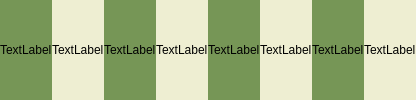
            <widget class="QWidget" name="widget_61" native="true">
             <layout class="QHBoxLayout" name="horizontalLayout_5">
              <property name="spacing">
               <number>0</number>
              </property>
              <property name="leftMargin">
               <number>0</number>
              </property>
              <property name="topMargin">
               <number>0</number>
              </property>
              <property name="rightMargin">
               <number>0</number>
              </property>
              <property name="bottomMargin">
               <number>0</number>
              </property>
              <item>
               <widget class="QWidget" name="row3col0" native="true">
                <property name="styleSheet">
                 <string notr="true">background-color: rgb(118, 150, 86);</string>
                </property>
                <layout class="QVBoxLayout" name="verticalLayout_30">
                 <property name="spacing">
                  <number>0</number>
                 </property>
                 <property name="leftMargin">
                  <number>0</number>
                 </property>
                 <property name="topMargin">
                  <number>0</number>
                 </property>
                 <property name="rightMargin">
                  <number>0</number>
                 </property>
                 <property name="bottomMargin">
                  <number>0</number>
                 </property>
                 <item>
                  <widget class="ClickableLabel" name="row3col0label">
                   <property name="text">
                    <string>TextLabel</string>
                   </property>
                  </widget>
                 </item>
                </layout>
               </widget>
              </item>
              <item>
               <widget class="QWidget" name="row3col1" native="true">
                <property name="styleSheet">
                 <string notr="true">background-color: rgb(238, 238, 210);</string>
                </property>
                <layout class="QVBoxLayout" name="verticalLayout_29">
                 <property name="spacing">
                  <number>0</number>
                 </property>
                 <property name="leftMargin">
                  <number>0</number>
                 </property>
                 <property name="topMargin">
                  <number>0</number>
                 </property>
                 <property name="rightMargin">
                  <number>0</number>
                 </property>
                 <property name="bottomMargin">
                  <number>0</number>
                 </property>
                 <item>
                  <widget class="ClickableLabel" name="row3col1label">
                   <property name="text">
                    <string>TextLabel</string>
                   </property>
                  </widget>
                 </item>
                </layout>
               </widget>
              </item>
              <item>
               <widget class="QWidget" name="row3col2" native="true">
                <property name="styleSheet">
                 <string notr="true">background-color: rgb(118, 150, 86);</string>
                </property>
                <layout class="QVBoxLayout" name="verticalLayout_28">
                 <property name="spacing">
                  <number>0</number>
                 </property>
                 <property name="leftMargin">
                  <number>0</number>
                 </property>
                 <property name="topMargin">
                  <number>0</number>
                 </property>
                 <property name="rightMargin">
                  <number>0</number>
                 </property>
                 <property name="bottomMargin">
                  <number>0</number>
                 </property>
                 <item>
                  <widget class="ClickableLabel" name="row3col2label">
                   <property name="text">
                    <string>TextLabel</string>
                   </property>
                  </widget>
                 </item>
                </layout>
               </widget>
              </item>
              <item>
               <widget class="QWidget" name="row3col3" native="true">
                <property name="styleSheet">
                 <string notr="true">background-color: rgb(238, 238, 210);</string>
                </property>
                <layout class="QVBoxLayout" name="verticalLayout_31">
                 <property name="spacing">
                  <number>0</number>
                 </property>
                 <property name="leftMargin">
                  <number>0</number>
                 </property>
                 <property name="topMargin">
                  <number>0</number>
                 </property>
                 <property name="rightMargin">
                  <number>0</number>
                 </property>
                 <property name="bottomMargin">
                  <number>0</number>
                 </property>
                 <item>
                  <widget class="ClickableLabel" name="row3col3label">
                   <property name="text">
                    <string>TextLabel</string>
                   </property>
                  </widget>
                 </item>
                </layout>
               </widget>
              </item>
              <item>
               <widget class="QWidget" name="row3col4" native="true">
                <property name="styleSheet">
                 <string notr="true">background-color: rgb(118, 150, 86);</string>
                </property>
                <layout class="QVBoxLayout" name="verticalLayout_32">
                 <property name="spacing">
                  <number>0</number>
                 </property>
                 <property name="leftMargin">
                  <number>0</number>
                 </property>
                 <property name="topMargin">
                  <number>0</number>
                 </property>
                 <property name="rightMargin">
                  <number>0</number>
                 </property>
                 <property name="bottomMargin">
                  <number>0</number>
                 </property>
                 <item>
                  <widget class="ClickableLabel" name="row3col4label">
                   <property name="text">
                    <string>TextLabel</string>
                   </property>
                  </widget>
                 </item>
                </layout>
               </widget>
              </item>
              <item>
               <widget class="QWidget" name="row3col5" native="true">
                <property name="styleSheet">
                 <string notr="true">background-color: rgb(238, 238, 210);</string>
                </property>
                <layout class="QVBoxLayout" name="verticalLayout_33">
                 <property name="spacing">
                  <number>0</number>
                 </property>
                 <property name="leftMargin">
                  <number>0</number>
                 </property>
                 <property name="topMargin">
                  <number>0</number>
                 </property>
                 <property name="rightMargin">
                  <number>0</number>
                 </property>
                 <property name="bottomMargin">
                  <number>0</number>
                 </property>
                 <item>
                  <widget class="ClickableLabel" name="row3col5label">
                   <property name="text">
                    <string>TextLabel</string>
                   </property>
                  </widget>
                 </item>
                </layout>
               </widget>
              </item>
              <item>
               <widget class="QWidget" name="row3col6" native="true">
                <property name="styleSheet">
                 <string notr="true">background-color: rgb(118, 150, 86);</string>
                </property>
                <layout class="QVBoxLayout" name="verticalLayout_34">
                 <property name="spacing">
                  <number>0</number>
                 </property>
                 <property name="leftMargin">
                  <number>0</number>
                 </property>
                 <property name="topMargin">
                  <number>0</number>
                 </property>
                 <property name="rightMargin">
                  <number>0</number>
                 </property>
                 <property name="bottomMargin">
                  <number>0</number>
                 </property>
                 <item>
                  <widget class="ClickableLabel" name="row3col6label">
                   <property name="text">
                    <string>TextLabel</string>
                   </property>
                  </widget>
                 </item>
                </layout>
               </widget>
              </item>
              <item>
               <widget class="QWidget" name="row3col7" native="true">
                <property name="styleSheet">
                 <string notr="true">background-color: rgb(238, 238, 210);</string>
                </property>
                <layout class="QVBoxLayout" name="verticalLayout_35">
                 <property name="spacing">
                  <number>0</number>
                 </property>
                 <property name="leftMargin">
                  <number>0</number>
                 </property>
                 <property name="topMargin">
                  <number>0</number>
                 </property>
                 <property name="rightMargin">
                  <number>0</number>
                 </property>
                 <property name="bottomMargin">
                  <number>0</number>
                 </property>
                 <item>
                  <widget class="ClickableLabel" name="row3col7label">
                   <property name="text">
                    <string>TextLabel</string>
                   </property>
                  </widget>
                 </item>
                </layout>
               </widget>
              </item>
             </layout>
            </widget>
